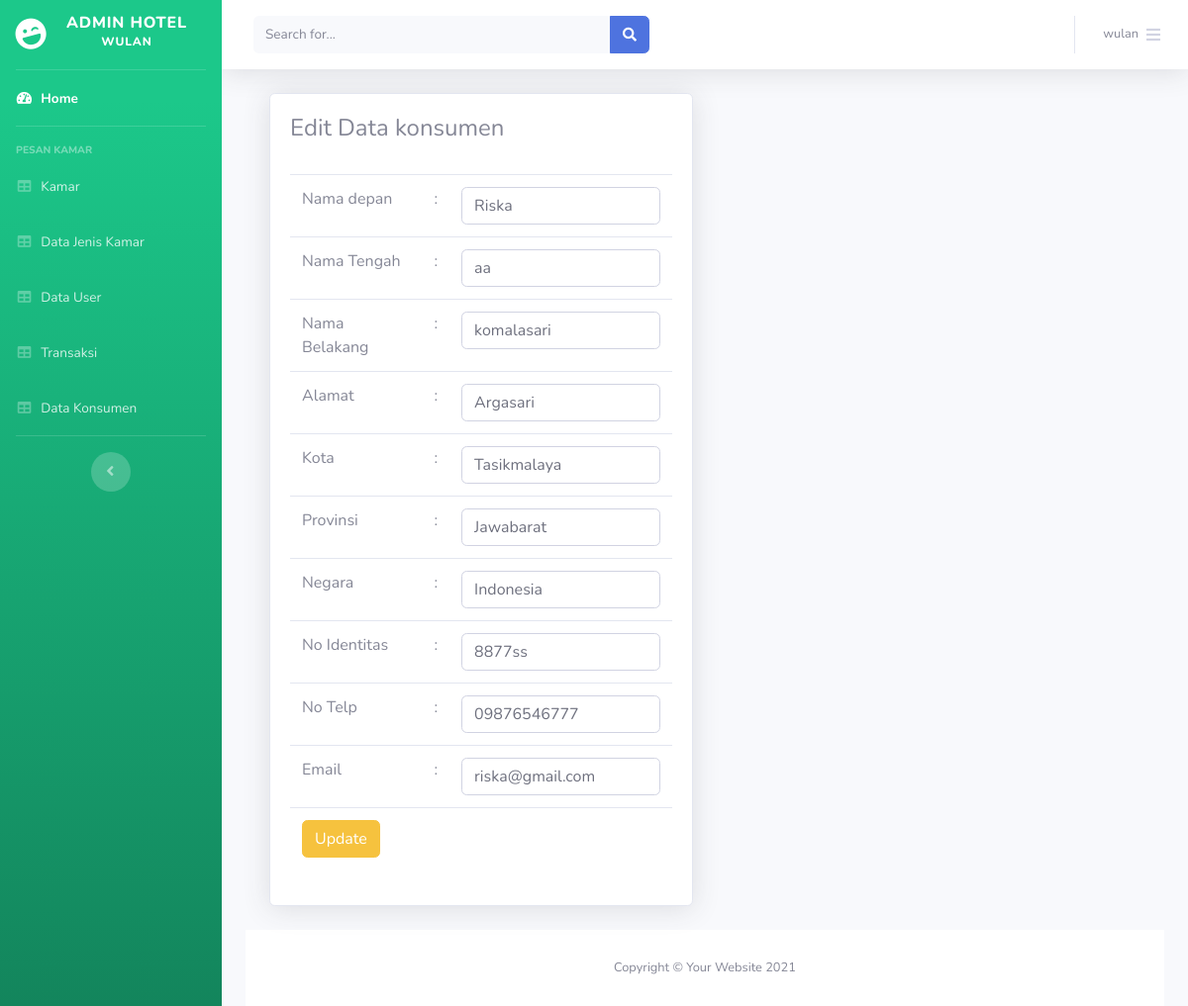
/latihan_hotel_wulan/index.php/data_konsumen/update_data/1, run on the app's committed database.
### tables this page shows
CREATE TABLE `tbl_konsumen` (
  `id_konsumen` int(11) NOT NULL,
  `nama_depan` varchar(50) NOT NULL,
  `nama_tengah` varchar(50) NOT NULL,
  `nama_belakang` varchar(50) NOT NULL,
  `alamat` text NOT NULL,
  `kota` varchar(100) NOT NULL,
  `provinsi` varchar(100) NOT NULL,
  `negara` varchar(100) NOT NULL,
  `no_identitas` varchar(100) NOT NULL,
  `no_telp` varchar(15) NOT NULL,
  `email` varchar(100) NOT NULL
);

### latihan_hotel_wulan/application/controllers/Data_konsumen.php (called while the page is built, shortened)
<?php
class Data_konsumen extends CI_Controller
{
    function update_data($id_konsumen){
        $data['tbl_konsumen']= $this->M_konsumen->update($id_konsumen);
        $this->load->view('partial_admin/header');
        $this->load->view('partial_admin/sidebar');
        $this->load->view('partial_admin/topbar');
        $this->load->view('partial_admin//js');
        $this->load->view('content_admin/update_data_konsumen',$data);
        $this->load->view('partial_admin/footer');
    }
}

### latihan_hotel_wulan/index.php (called while the page is built, shortened)
<?php
require_once BASEPATH.'core/CodeIgniter.php';

### latihan_hotel_wulan/application/models/M_konsumen.php (called while the page is built, shortened)
<?php
class M_konsumen extends  CI_Model{
    function update($id_konsumen){
        return $this->db->get_where('tbl_konsumen',['id_konsumen'=>$id_konsumen])->row_array();
    }
}

### latihan_hotel_wulan/application/views/content_admin/update_data_konsumen.php (the view, shortened to what this page needs)
<div class="container-fluid">
    <div class="row">
        <div class="col-lg-6">
            <div class="card shadow mb-4">
                <div class="card-body">
                    <div class="table-responsive">
                        <h4>Edit Data konsumen</h4>
                        <br>
                        <form action="<?= base_url('index.php/data_konsumen/proses_update_data'); ?>" method="POST">
                            <table class="table">
                                <tr>
                                    <td>Nama depan</td>
                                    <td>:</td>
                                    <td><input type="text"  class="form-control" name="nama_depan" id="nama_depan" value="<?php echo $tbl_konsumen['nama_depan']?>"></td>
                                </tr>
                                <tr>
                                    <td>Nama Tengah</td>
                                    <td>:</td>
                                    <td><input type="text"  class="form-control" name="nama_tengah" id="nama_tengah" value="<?php echo $tbl_konsumen['nama_tengah']?>"></td>
                                </tr>
                                <tr>
                                    <td>Nama Belakang</td>
                                    <td>:</td>
                                    <td><input type="text"  class="form-control" name="nama_belakang" id="nama_belakang" value="<?php echo $tbl_konsumen['nama_belakang']?>"></td>
                                </tr>
                                <tr>
                                    <td>Alamat</td>
                                    <td>:</td>
                                    <td><input type="text"  class="form-control" name="alamat" id="alamat" value="<?php echo $tbl_konsumen['alamat']?>"></td>
                                </tr>
                                <tr>
                                    <td>Kota</td>
                                    <td>:</td>
                                    <td><input type="text"  class="form-control" name="kota" id="kota" value="<?php echo $tbl_konsumen['kota']?>"></td>
                                </tr>
                                <tr>
                                    <td>Provinsi</td>
                                    <td>:</td>
                                    <td><input type="text"  class="form-control" name="provinsi" id="provinsi" value="<?php echo $tbl_konsumen['provinsi']?>"></td>
                                </tr>
                                <tr>
                                    <td>Negara</td>
                                    <td>:</td>
                                    <td><input type="text"  class="form-control" name="negara" id="negara" value="<?php echo $tbl_konsumen['negara']?>"></td>
                                </tr>
                                <tr>
                                    <td>No Identitas</td>
                                    <td>:</td>
                                    <td><input type="text"  class="form-control" name="no_identitas" id="no_identitas" value="<?php echo $tbl_konsumen['no_identitas']?>"></td>
                                </tr>
                                <tr>
                                    <td>No Telp</td>
                                    <td>:</td>
                                    <td><input type="text"  class="form-control" name="no_telp" id="no_telp" value="<?php echo $tbl_konsumen['no_telp']?>"></td>
                                </tr>
                                <tr>
                                    <td>Email</td>
                                    <td>:</td>
                                    <td><input type="text"  class="form-control" name="email" id="email" value="<?php echo $tbl_konsumen['email']?>"></td>
                                </tr>
                                <tr>
                                    <td colspan="3">
                                        <input type="submit" class="btn btn-warning" value="Update">
                                    </td>
                                </tr>
                            </table>
                        </form>
                    </div>
                </div>
            </div>
        </div>
    </div>
</div>

### data on the page
tbl_konsumen: nama_depan "Riska", nama_tengah "aa", nama_belakang "komalasari", alamat "Argasari", kota "Tasikmalaya", provinsi "Jawabarat", negara "Indonesia", no_identitas "8877ss", no_telp "09876546777", email "riska@gmail.com"
